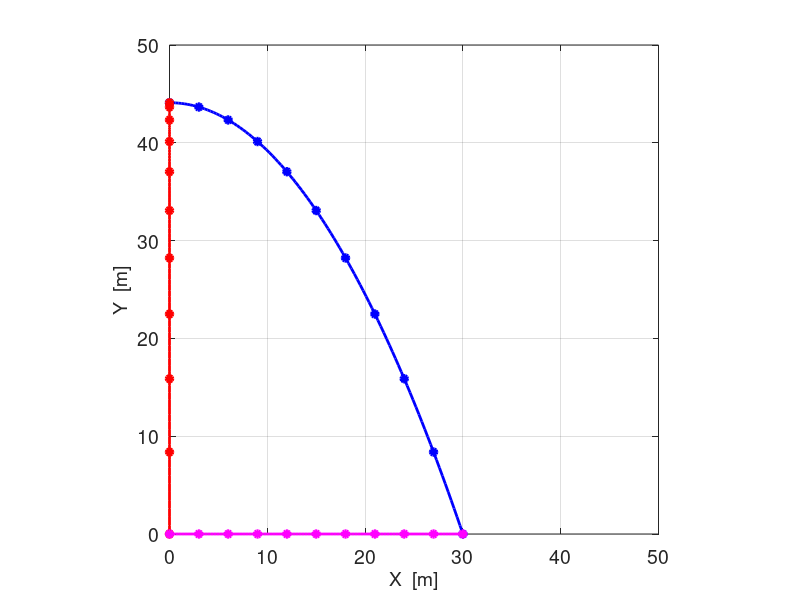
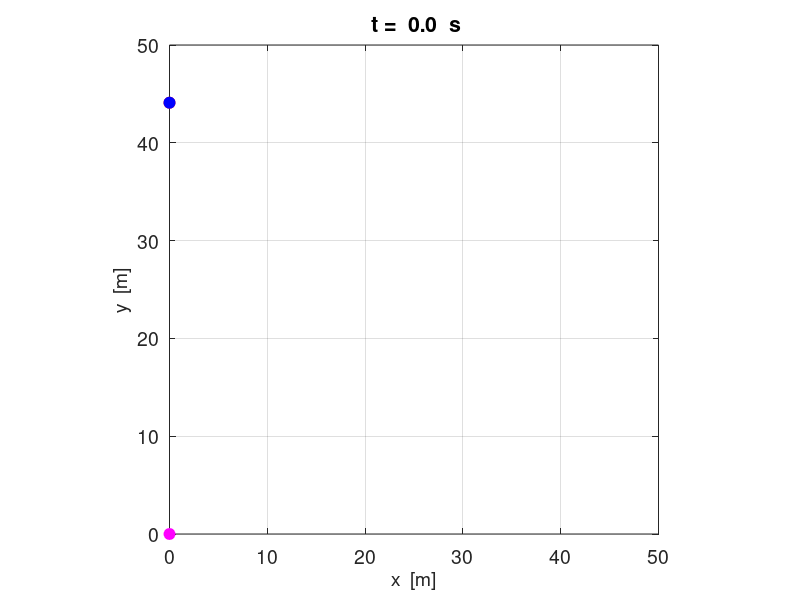
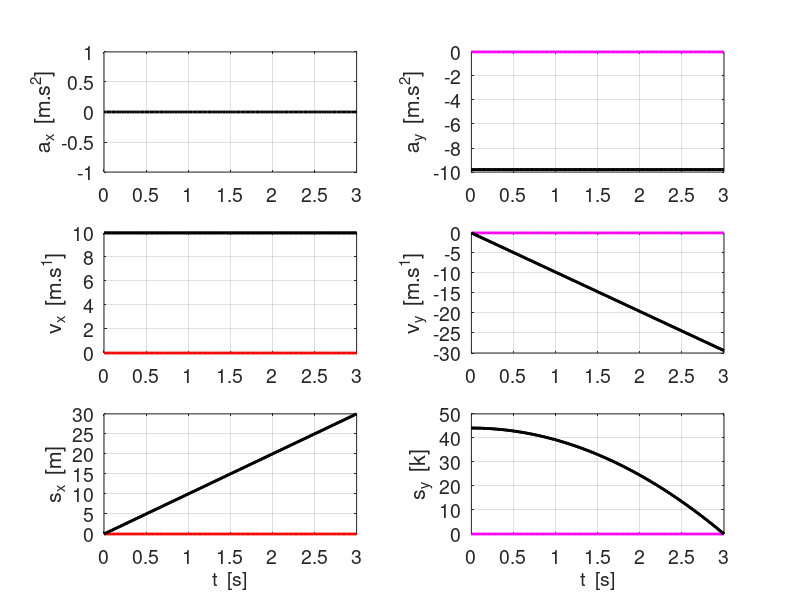

These figures' MATLAB source, in order: (Note: this script raises an error after producing the figures.)
% spMath003.m

clear all
close all
clc


  g = 9.8;
  
% EVENT 1: intial values for Systems A  B  C
  sx_1 = [0 0 0]; sy_1 = [0 44.1 44.1];
  vx_1 = [10 0 10]; vy_1 = [0 0 0];
  ax = [0 0 0]; ay = [0 -g -g];
  
    
% TIME SCALES  -----------------------------------------------------------
  tMin = 0;
  tMax = 3;
  Nt = 101;
  t = linspace(tMin,tMax,Nt);
  t1 = 't  =  '; t3 = '  s';
  dt = t(2) - t(1);

% VELOCITY & DSIPLACEMENT CALCULATIONS -----------------------------------
  vx = zeros(3,Nt); sx = zeros(3,Nt);
  vy = zeros(3,Nt); sy = zeros(3,Nt);

  for c = 1 : 3
    vx(c,:) = vx_1(c) + ax(c) .* t;
    vy(c,:) = vy_1(c) + ay(c) .* t;
    sx(c,:) = sx_1(c) + vx_1(c).* t + 0.5 .* ax(c) .* t.^2;
    sy(c,:) = sy_1(c) + vy_1(c).* t + 0.5 .* ay(c) .* t.^2;
  end

figure(1)
  set(gcf,'Units','normalized');
  set(gcf,'Position',[0.025 0.1 0.3 0.4]);
  Ns = 10;
hold on
xP = sx(3,:); yP = sy(3,:);
plot(xP,yP,'b','linewidth',2)
xP = sx(3,1:Ns:end); yP = sy(3,1:Ns:end);
hPlot = plot(xP,yP,'o','linewidth',2);
set(hPlot,'Markersize',5,'MarkerFaceColor','b');
set(hPlot,'Markersize',5,'MarkerEdgeColor','b')

xP = sx(2,:); yP = sy(2,:);
plot(xP,yP,'r','linewidth',2)
xP = sx(2,1:Ns:end); yP = sy(2,1:Ns:end);
hPlot = plot(xP,yP,'o','linewidth',2);
set(hPlot,'Markersize',5,'MarkerFaceColor','r');
set(hPlot,'Markersize',5,'MarkerEdgeColor','r')

xP = sx(1,:); yP = sy(1,:);
plot(xP,yP,'m','linewidth',2)
xP = sx(1,1:Ns:end); yP = sy(1,1:Ns:end);
hPlot = plot(xP,yP,'o','linewidth',2);
set(hPlot,'Markersize',5,'MarkerFaceColor','m');
set(hPlot,'Markersize',5,'MarkerEdgeColor','m')

grid on
axis([0 50 0 50]);
axis equal
set(gca,'xlim',[0 50]);
set(gca,'xTick',0:10:50);
set(gca,'yTick',0:10:50);

set(gca,'fontsize',14);
xlabel('X  [m]','fontsize',14);
ylabel('Y  [m]','fontsize',14);
box on

figure(3)  % -----------------------------------------------------------
set(gcf,'Units','normalized');
set(gcf,'Position',[0.1 0.1 0.3 0.7]);
hold on
grid on
set(gca,'fontsize',14)

subplot(3,2,1);  % acceleration x
xP = t; yP = ax(1) .* ones(1,Nt);
plot(xP,yP,'k','linewidth',2)
ylabel('a_x  [m.s^2]','fontsize',12);
grid on
set(gca,'fontsize',14)
set(gca,'xLim',[0 3]);

subplot(3,2,2); % acceleration y
xP = t; yP = ay(1) .* ones(1,Nt);
plot(xP,yP,'m','linewidth',2)
hold on
xP = t; yP = ay(2) .* ones(1,Nt);
plot(xP,yP,'k','linewidth',2)
xP = t; yP = ay(3) .* ones(1,Nt);
plot(xP,yP,'k','linewidth',2)
ylabel('a_y  [m.s^2]','fontsize',12)
grid on
set(gca,'fontsize',14)
set(gca,'xLim',[0 3]);

subplot(3,2,3);  % velocity x
xP = t; yP = vx(1,:);
plot(xP,yP,'k','linewidth',2);
hold on
xP = t; yP = vx(2,:);
plot(xP,yP,'r','linewidth',2)
xP = t; yP = vx(3,:);
plot(xP,yP,'k','linewidth',2)
set(gca,'xLim',[0 3]);
ylabel('v_x  [m.s^1]','fontsize',12)
grid on
set(gca,'fontsize',14)
set(gca,'xLim',[0 3]);

subplot(3,2,4);  % velocity y
xP = t; yP = vy(1,:);
plot(xP,yP,'m','linewidth',2);
hold on
xP = t; yP = vy(2,:);
plot(xP,yP,'k','linewidth',2)
xP = t; yP = vy(3,:);
plot(xP,yP,'k','linewidth',2)
set(gca,'xLim',[0 3]);
ylabel('v_y  [m.s^1]','fontsize',12)
grid on
set(gca,'fontsize',14)

subplot(3,2,5);  % displacement x
xP = t; yP = sx(1,:);
plot(xP,yP,'k','linewidth',2);
hold on
xP = t; yP = sx(2,:);
plot(xP,yP,'r','linewidth',2)
xP = t; yP = sx(3,:);
plot(xP,yP,'k','linewidth',2)
set(gca,'xLim',[0 3]);
ylabel('s_x  [m]','fontsize',12)
grid on
set(gca,'fontsize',14)
xlabel('t  [s]','fontsize',14);
set(gca,'xLim',[0 3]);

subplot(3,2,6);  % displacement y
xP = t; yP = sy(1,:);
plot(xP,yP,'m','linewidth',2);
hold on
xP = t; yP = sy(2,:);
plot(xP,yP,'k','linewidth',2)
xP = t; yP = sy(3,:);
plot(xP,yP,'k','linewidth',2)
set(gca,'xLim',[0 3]);
ylabel('s_y  [k]','fontsize',12)
grid on
set(gca,'fontsize',14)
set(gca,'xLim',[0 3]);

xlabel('t  [s]','fontsize',14);

box on


% ========================================================================
% ANIMATION
% ========================================================================

% flag: 0 animated gif NOT saved or 1 saved /  file name
   f_gif = 1;
   ag_name = 'ag_2D_1.gif';
% Delay in seconds before displaying the next image  
   delay = 0.15;  
% Frame counter start
   nt = 1; 
  
   
% GRAPHICS  =============================================================
figure(2)
  set(gcf,'Units','normalized');
  set(gcf,'Position',[0.5 0.1 0.28 0.42]);
  t1 = ' t =  ';  t3 = '  s'; 
for c = 1 : Nt
    
     xP = sx(3,c); yP = sy(3,c);
     hPlot = plot(xP,yP,'o');
     set(hPlot,'Markersize',8,'MarkerFaceColor','r');
     set(hPlot,'Markersize',8,'MarkerEdgeColor','r');
     
     hold on
     
     xP = sx(2,c); yP = sy(2,c);
     hPlot = plot(xP,yP,'o');
     set(hPlot,'Markersize',8,'MarkerFaceColor','b');
     set(hPlot,'Markersize',8,'MarkerEdgeColor','b');
     
     xP = sx(1,c); yP = sy(1,c);
     hPlot = plot(xP,yP,'o');
     set(hPlot,'Markersize',8,'MarkerFaceColor','m');
     set(hPlot,'Markersize',8,'MarkerEdgeColor','m');
     
     xlabel('x  [m]','fontsize',14);
     ylabel('y  [m]','fontsize',14);
     t2 = num2str(t(c),'%3.1f');
     tm = [t1 t2 t3];
     title(tm);
          
     axis([0 50 0 50]);
     axis equal
     set(gca,'xlim',[0 50]);
     set(gca,'xTick',0:10:50);
     set(gca,'yTick',0:10:50);
     
     box on
     grid on
     set(gca,'fontsize',14);
     xlabel('x  [m]','fontsize',14);
     ylabel('y  [m]','fontsize',14);
   
     pause(0.01)
% 
     hold off
     
 if f_gif > 0 
          frame = getframe(2);
          im = frame2im(frame);
          [imind,cm] = rgb2ind(im,256);
     %  On the first loop, create the file. In subsequent loops, append.
          if nt == 1
            imwrite(imind,cm,ag_name,'gif','DelayTime',delay,'loopcount',inf);
          else
           imwrite(imind,cm,ag_name,'gif','DelayTime',delay,'writemode','append');
          end
       nt = nt+1;
  end

end